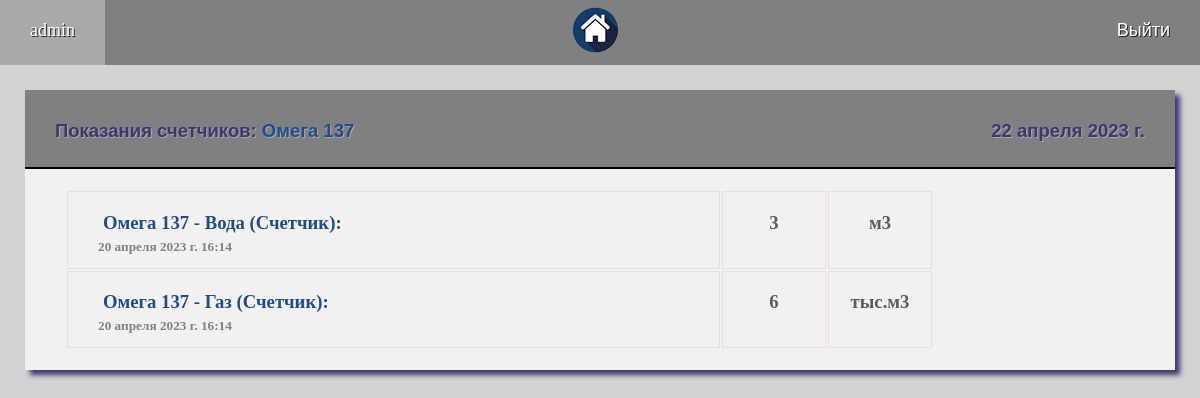
Page /counters/1/ (signed in) on the earlier database version.
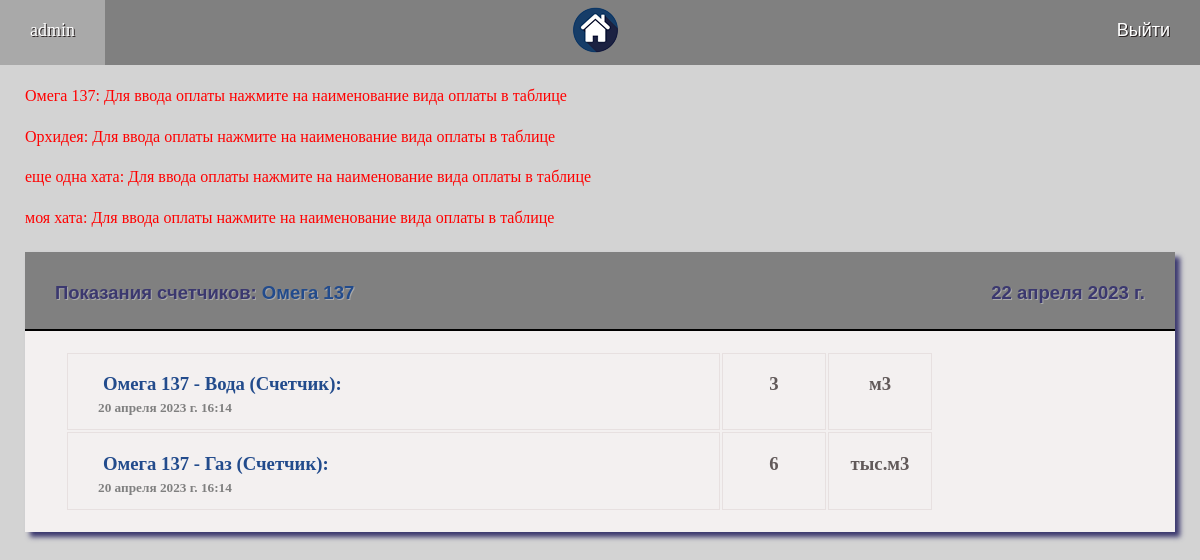
Same page on the later database version.
### compay/models.py (models this page shows, shortened)
class Counter(models.Model):
    NAME = 'Показания счетчика'
    LST = [('electricity', 'Электричество'), ('water', 'Вода'), ('gas', 'Газ')]
    TYPE = [('counter', 'Однотарифный'), ('day', 'День'), ('night', 'Ночь')]
    COUNTER_UNITS = [('ед.', 'ед.'), ('м3', 'м3'), ('тыс.м3', 'тыс.м3'), ('кВт', 'кВт')]
    type = models.CharField(choices=TYPE, default='flat', max_length=15, blank=False, verbose_name="Тип счетчика")
    value = models.PositiveIntegerField(blank=False, verbose_name='Показания')
    unit = models.CharField(choices=COUNTER_UNITS, default='ед.', max_length=15, blank=True, verbose_name="Ед.изм.")
    previous = models.PositiveIntegerField(blank=True, default=0, verbose_name='Предыдущие показания')
    created = models.DateTimeField(auto_now_add=True, verbose_name="Дата ввода показаний")
    updated = models.DateTimeField(auto_now=True, verbose_name="Дата изменения")
    item = models.ForeignKey('Item', on_delete=models.CASCADE, verbose_name="Предмет расчета")
    class Meta:
        verbose_name = 'Показания счетчика'
        verbose_name_plural = 'Показания счетчиков'
        ordering = ['-created']
    def __init__(self, *args, **kwargs):
        super(Counter, self).__init__(*args, **kwargs)
        if 'Вода' in str(self.item).split():
            self.unit = 'м3'
        elif 'Электричество' in str(self.item).split():
            self.unit = 'кВт'
        elif 'Газ' in str(self.item).split():
            self.unit = 'тыс.м3'
        if self.value < self.previous:
            self.value = self.previous
    def __str__(self):
        return str(self.item)

class Item(models.Model):
    LST = [('electricity', 'Электричество'), ('water', 'Вода'), ('gas', 'Газ'), ('kv', 'Квартплата'),
           ('tbo', 'ТБО'), ('domofon', 'Домофон'), ('inet', 'Интернет'), ('other', 'Другой вид оплаты')]
    CT = [('counter', 'Счетчик'), ('tarif', 'Тариф'), ('day', 'Счетчик День'),
          ('night', 'Счетчик Ночь'), ('total', 'Итого')]
    item_name = models.CharField(choices=LST, max_length=50, blank=False, verbose_name="Предмет расчета")
    is_counter = models.CharField(choices=CT, max_length=50, default='tarif', blank=False, verbose_name="Расчет")
    created = models.DateTimeField(auto_now_add=True, verbose_name="Дата создания")
    active = models.BooleanField(default=True, verbose_name="Активный")
    app = models.ForeignKey('Appartment', on_delete=models.CASCADE, verbose_name="Объект")
    class Meta:
        verbose_name = 'Конфигурация объекта'
        verbose_name_plural = 'Конфигурации объектов'
        ordering = ['id']
    def __str__(self):
        for k, v in self.LST:
            if k == self.item_name:
                name = v
        return str(self.app) + ' - ' + name + " (" + str(self.get_is_counter_display()) + ')'

class Appartment(models.Model):
    NAME = 'Объекты'
    CT = [('counter', 'Счетчик'), ('tarif', 'Тариф')]
    name = models.CharField(max_length=50, unique=True, blank=False, verbose_name="Название объекта")
    adress = models.CharField(max_length=100, blank=True, verbose_name="Адрес объекта")
    belong = models.ForeignKey(settings.AUTH_USER_MODEL, default='admin', on_delete=models.CASCADE, verbose_name="Принадлежит")
    created = models.DateTimeField(auto_now_add=True, verbose_name="Дата создания")
    electricity = models.BooleanField(default=False, verbose_name="Электричество")
    el_is_counter = models.CharField(choices=CT, max_length=50, default='tarif', blank=False, verbose_name="Расчет по")
    el_counter_discrete = models.BooleanField(default=False, verbose_name="Тариф зависит от потребления (Да/Нет)")
    el_night = models.BooleanField(default=False, verbose_name="Счетчик день-ночь (Да/Нет)")
    water = models.BooleanField(default=False, verbose_name="Вода")
    wat_is_counter = models.CharField(choices=CT, max_length=50, default='tarif', blank=False, verbose_name="Расчет по")
    gas = models.BooleanField(default=False, verbose_name="Газ")
    gas_is_counter = models.CharField(choices=CT, max_length=50, default='tarif', blank=False, verbose_name="Расчет по")
    kv = models.BooleanField(default=False, verbose_name="Квартплата")
    tbo = models.BooleanField(default=False, verbose_name="ТБО")
    domofon = models.BooleanField(default=False, verbose_name="Домофон")
    inet = models.BooleanField(default=False, verbose_name="Интернет")
    other = models.BooleanField(default=False, verbose_name="Другой платеж")
    class Meta:
        verbose_name = 'Объект'
        verbose_name_plural = 'Объекты'
        ordering = ['name']
    def __init__(self, *args, **kwargs):    # Новый блок кода! Инит с условием!
        super(Appartment, self).__init__(*args, **kwargs)
        if self.el_is_counter == 'tarif':
            self.el_night = False
            self.el_counter_discrete = False  # Конец нового блока кода! Инит с условием!
    def __str__(self):
        return self.name

### compay/views.py (the view)
# urls.py: path('counters/<int:app_selected>/', counters, name='counters'),
@login_required
def counters(request, app_selected):
    global msgs, LST, date
    clean_msgs()
    counter_list = []
    obj = ''
    submenu = []
    ap = Appartment.objects.get(pk=app_selected)
    items = Item.objects.filter(app_id=app_selected, active=True)
    for item in items:
        counters = Counter.objects.filter(item=item.pk).order_by('-created')[:2]
        if len(counters) == 1:  # Заполняем поле предыдущих показаний
            if counters[0].previous == 0:
                counters[0].previous = counters[0].value
                counters[0].save()
        elif len(counters) > 1:
            c2 = counters[1]
            c1 = counters[0]
            c1.previous = c2.value
            c1.save()
        for counter in counters:
            counter_list.append(counter)
    if not counter_list:
        obj = 'Сейчас тут нет записей'
    context = {'title': 'Показания счетчиков: ', 'menu': menu, 'submenu': submenu, 'obj': obj, 'msgs': msgs,
               'ap': ap, 'app_selected': app_selected, 'counter_list': counter_list, 'date': date}
    return render(request, 'compay/counters.html', context)

### compay/views.py (called while the page is built)
def clean_msgs(msg_to_clean=None):
    global msgs
    msgs_clean_list = ['Error']
    msgs_clean_list.append(msg_to_clean)
    for i in range(3):
        for msg in msgs:
            if msg['description'] in msgs_clean_list:
                msgs.remove(msg)

### compay/templates/compay/counters.html (shortened to what this page needs)
{% extends 'compay/base.html' %}
{% block content %}
<div class="main">
    <div class="title">
        <div>{{ title }}<a  href="{% url 'app' ap.id %}" class="links">{{ ap }}</a></div>
        <div>{{ date }}</div>
    </div>
    <div  class="submenu">
    </div>
    <div class="window">
        <table>
        {% for counter in counter_list %}
            <tr>
            <td class="cell1"><h3 class="text"><a  href="{% url 'counter' ap.id counter.item_id %}" class="links">{{ counter }}:</a></h3>
                <h5 class="date">{{ counter.created }}</h5></td>
            <td class="cell2"><h3>{{ counter.value }}</h3></td>
            <td class="cell2"><h3>{{ counter.unit }}</h3></td>
            </tr>
        {% endfor %}
        </table>
    </div>
</div>
{% endblock %}

### compay/templates/compay/base.html (shortened to what this page needs)
<!DOCTYPE html>
<html>
{% load static %}
<head>
	<link type="text/css" href="{% static 'compay/css/styles.css' %}" rel="stylesheet" />
</head>
<body>
{% block mainmenu %}
		<div class="menu">
		{% if request.user.is_authenticated %}
			<a href="{% url 'home' %}" class="menu_link">{{ user.username }}</a>
			<a href="{% url 'home' %}" class="menu_link_img"><img src="{% static 'compay/images/dom.png' %}" alt="Logo"></a>
			<form action="{% url 'logout_user' %}" method="POST">
				<button type="submit" class="menu_link but">Выйти</button>
			</form>
		{% else %}
			<a href="{% url 'login' %}" class="menu_link">Войти</a>
			<div><img src="{% static 'compay/images/dom.png' %}" alt="Logo"></div>
			<a href="{% url 'register' %}" class="menu_link">Регистрация</a>
		{% endif %}
		</div>
{% endblock mainmenu %}
{% block msg %}
	<div class="alert">
	{% for msg in msgs %}
			<p>{{ msg.key }}: {{ msg.text }}</p>
	{% endfor %}
	</div>
{% endblock msg %}
<div class="content">
{% block content %}
{% endblock %}
</div>
</body>
</html>

Differences in the rows shown:
now on one of the page's lists (row unchanged): Appartment: key "Омега 137"
added Appartment: key "Орхидея", text "Для ввода оплаты нажмите на наименование вида оплаты в таблице"
now on this page (row unchanged): Appartment: key "еще одна хата", text "Для ввода оплаты нажмите на наименование вида оплаты в таблице"
now on this page (row unchanged): Appartment: key "моя хата", text "Для ввода оплаты нажмите на наименование вида оплаты в таблице"
